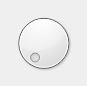
<?xml version="1.0" encoding="UTF-8"?>
<ui version="4.0">
 <class>Form</class>
 <widget class="QWidget" name="Form">
  <property name="geometry">
   <rect>
    <x>0</x>
    <y>0</y>
    <width>87</width>
    <height>86</height>
   </rect>
  </property>
  <property name="windowTitle">
   <string>Form</string>
  </property>
  <layout class="QGridLayout" name="gridLayout">
   <item row="0" column="0">
    <widget class="QDial" name="dial"/>
   </item>
  </layout>
 </widget>
 <resources/>
 <connections/>
</ui>
